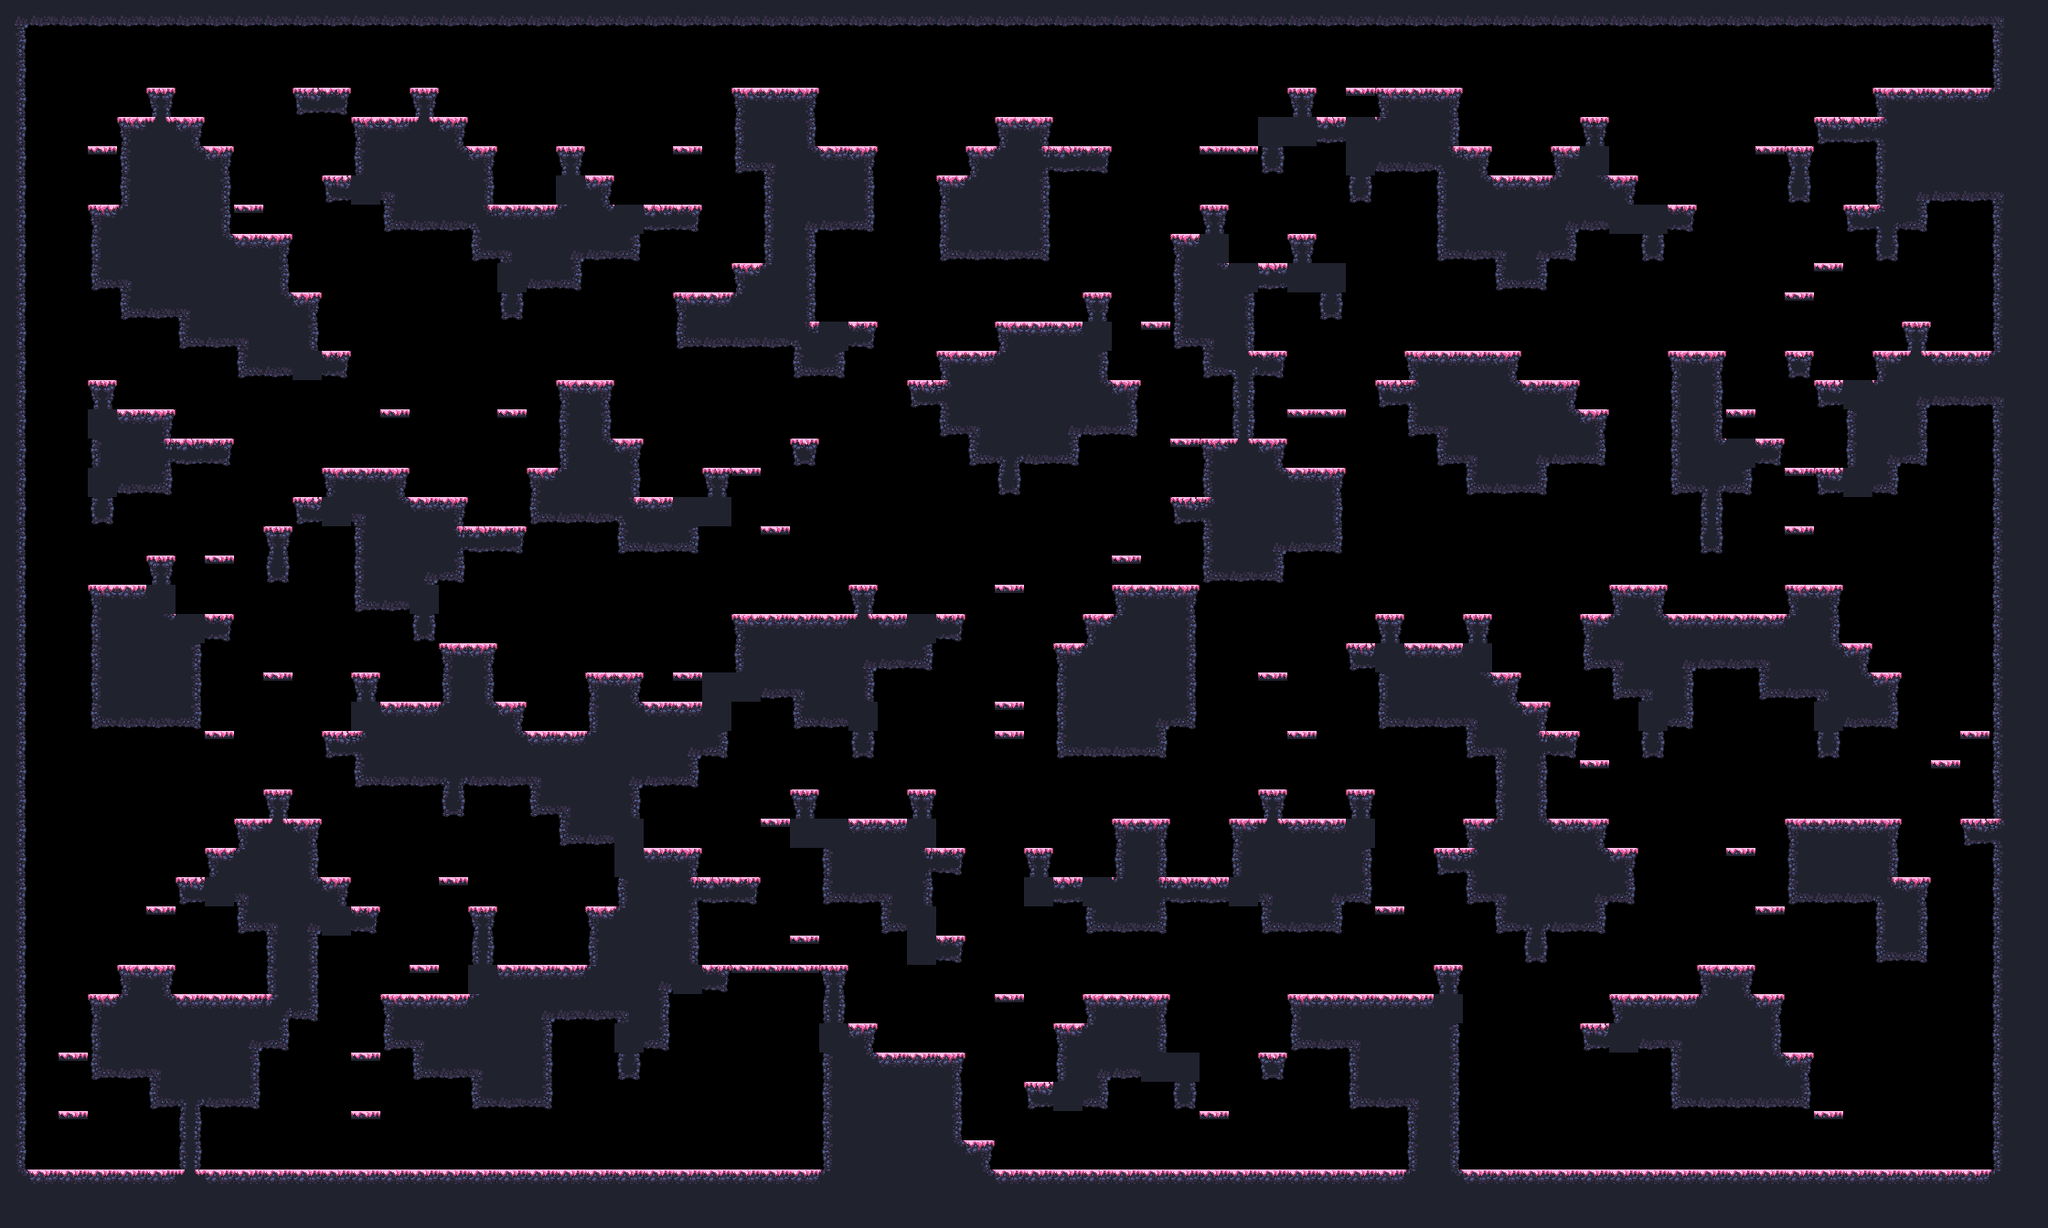

Tiled map render using the project's own tile images. Description and the map definition, with tile-layer contents summarised, below:
An orthogonal 70x42 tile map with 32x32 px tiles, 1 tile layer (main) and 17 objects (9x spawn, spawnPlayer0, spawnCrown0, spawnPlayer1, spawnCrown1, ...).

<map compressionlevel="0" height="42" infinite="0" nextlayerid="3" nextobjectid="4" orientation="orthogonal" renderorder="right-down" tiledversion="1.3.2" tileheight="32" tilewidth="32" version="1.2" width="70">
 <tileset firstgid="1" source="forest_spring_tile_set.tsx" />
 <layer height="42" id="1" name="main" width="70">
  <data>[2940 cells, 1275 non-empty, 29 distinct tile ids]</data>
 </layer>
 <objectgroup id="2" name="objects"><object id="1" name="spawnPlayer0" x="128" y="80.0" /><object id="2" name="spawnCrown0" x="96" y="368.0" /><object id="3" name="spawnPlayer1" x="1984" y="80.0" /><object id="4" name="spawnCrown1" x="2016" y="80.0" /><object id="5" name="spawnPlayer2" x="96" y="1232.0" /><object id="6" name="spawnCrown2" x="128" y="1232.0" /><object id="7" name="spawnPlayer3" x="2080" y="1232.0" /><object id="8" name="spawnCrown3" x="2144" y="1232.0" /><object id="9" name="spawn" x="1984" y="80.0" /><object id="10" name="spawn" x="928" y="112.0" /><object id="11" name="spawn" x="480" y="1232.0" /><object id="12" name="spawn" x="704" y="688.0" /><object id="13" name="spawn" x="2016" y="1232.0" /><object id="14" name="spawn" x="1856" y="336.0" /><object id="15" name="spawn" x="352" y="272.0" /><object id="16" name="spawn" x="1216" y="592.0" /><object id="17" name="spawn" x="1536" y="336.0" /></objectgroup></map>
